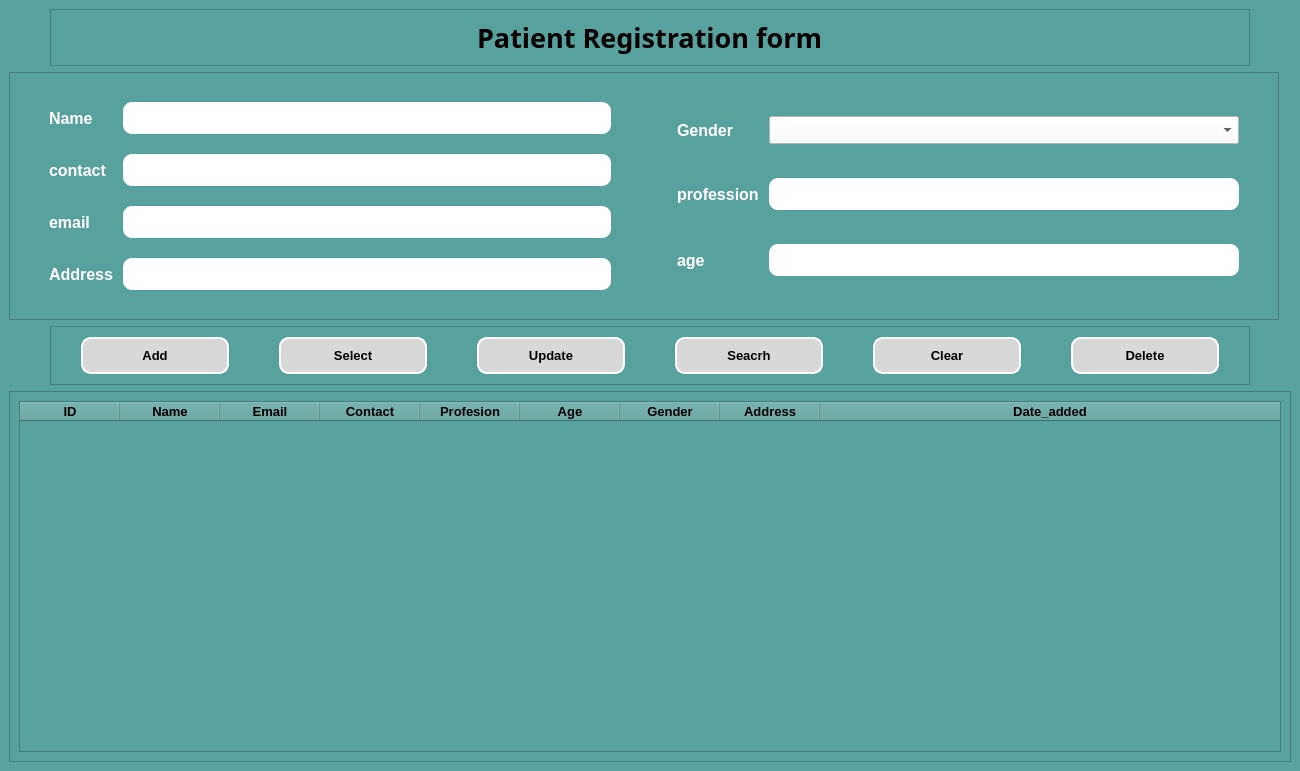
<?xml version="1.0" encoding="UTF-8"?>
<ui version="4.0">
 <class>MainWindow</class>
 <widget class="QMainWindow" name="MainWindow">
  <property name="geometry">
   <rect>
    <x>0</x>
    <y>0</y>
    <width>1300</width>
    <height>771</height>
   </rect>
  </property>
  <property name="windowTitle">
   <string>MainWindow</string>
  </property>
  <property name="styleSheet">
   <string notr="true">background-color: rgb(195, 195, 195);</string>
  </property>
  <widget class="QWidget" name="centralwidget">
   <property name="styleSheet">
    <string notr="true">background-color: rgb(88, 162, 157);</string>
   </property>
   <layout class="QVBoxLayout" name="verticalLayout_2">
    <item alignment="Qt::AlignHCenter">
     <widget class="QFrame" name="frame">
      <property name="minimumSize">
       <size>
        <width>1200</width>
        <height>0</height>
       </size>
      </property>
      <property name="maximumSize">
       <size>
        <width>1300</width>
        <height>16777215</height>
       </size>
      </property>
      <property name="frameShape">
       <enum>QFrame::StyledPanel</enum>
      </property>
      <property name="frameShadow">
       <enum>QFrame::Raised</enum>
      </property>
      <layout class="QVBoxLayout" name="verticalLayout">
       <item alignment="Qt::AlignHCenter">
        <widget class="QLabel" name="label_8">
         <property name="font">
          <font>
           <family>Script MT Bold</family>
           <pointsize>20</pointsize>
           <bold>true</bold>
          </font>
         </property>
         <property name="text">
          <string>Patient Registration form</string>
         </property>
        </widget>
       </item>
      </layout>
     </widget>
    </item>
    <item>
     <widget class="QFrame" name="frame_2">
      <property name="minimumSize">
       <size>
        <width>1270</width>
        <height>0</height>
       </size>
      </property>
      <property name="maximumSize">
       <size>
        <width>1000</width>
        <height>16777215</height>
       </size>
      </property>
      <property name="styleSheet">
       <string notr="true">QLineEdit{
background-color: rgb(255, 255, 255);
border-radius: 9px;
padding: 8px;
color: black;
}

QLabel{
	color: rgb(255, 255, 255);
font-size: 16px;
}
QComboBox{
	background-color: rgb(255, 255, 255);
padding: 5px;
color: black;
}</string>
      </property>
      <property name="frameShape">
       <enum>QFrame::StyledPanel</enum>
      </property>
      <property name="frameShadow">
       <enum>QFrame::Raised</enum>
      </property>
      <layout class="QHBoxLayout" name="horizontalLayout">
       <item>
        <layout class="QGridLayout" name="gridLayout_3">
         <item row="0" column="0">
          <layout class="QGridLayout" name="gridLayout">
           <property name="leftMargin">
            <number>30</number>
           </property>
           <property name="topMargin">
            <number>20</number>
           </property>
           <property name="rightMargin">
            <number>30</number>
           </property>
           <property name="bottomMargin">
            <number>20</number>
           </property>
           <property name="horizontalSpacing">
            <number>10</number>
           </property>
           <property name="verticalSpacing">
            <number>20</number>
           </property>
           <item row="3" column="0">
            <widget class="QLabel" name="label">
             <property name="font">
              <font>
               <pointsize>-1</pointsize>
               <bold>true</bold>
              </font>
             </property>
             <property name="text">
              <string>Address</string>
             </property>
            </widget>
           </item>
           <item row="2" column="1">
            <widget class="QLineEdit" name="lineEdit_3"/>
           </item>
           <item row="1" column="1">
            <widget class="QLineEdit" name="lineEdit_2"/>
           </item>
           <item row="0" column="1">
            <widget class="QLineEdit" name="lineEdit"/>
           </item>
           <item row="0" column="0">
            <widget class="QLabel" name="label_2">
             <property name="font">
              <font>
               <pointsize>-1</pointsize>
               <bold>true</bold>
              </font>
             </property>
             <property name="text">
              <string>Name</string>
             </property>
            </widget>
           </item>
           <item row="2" column="0">
            <widget class="QLabel" name="label_4">
             <property name="font">
              <font>
               <pointsize>-1</pointsize>
               <bold>true</bold>
              </font>
             </property>
             <property name="text">
              <string>email</string>
             </property>
            </widget>
           </item>
           <item row="1" column="0">
            <widget class="QLabel" name="label_3">
             <property name="font">
              <font>
               <pointsize>-1</pointsize>
               <bold>true</bold>
              </font>
             </property>
             <property name="text">
              <string>contact</string>
             </property>
            </widget>
           </item>
           <item row="3" column="1">
            <widget class="QLineEdit" name="lineEdit_6"/>
           </item>
          </layout>
         </item>
         <item row="0" column="1">
          <layout class="QGridLayout" name="gridLayout_2">
           <property name="leftMargin">
            <number>30</number>
           </property>
           <property name="topMargin">
            <number>20</number>
           </property>
           <property name="rightMargin">
            <number>30</number>
           </property>
           <property name="bottomMargin">
            <number>20</number>
           </property>
           <property name="horizontalSpacing">
            <number>10</number>
           </property>
           <property name="verticalSpacing">
            <number>20</number>
           </property>
           <item row="0" column="0">
            <widget class="QLabel" name="label_5">
             <property name="font">
              <font>
               <pointsize>-1</pointsize>
               <bold>true</bold>
              </font>
             </property>
             <property name="text">
              <string>Gender</string>
             </property>
            </widget>
           </item>
           <item row="0" column="1">
            <widget class="QComboBox" name="comboBox"/>
           </item>
           <item row="1" column="0">
            <widget class="QLabel" name="label_6">
             <property name="font">
              <font>
               <pointsize>-1</pointsize>
               <bold>true</bold>
              </font>
             </property>
             <property name="text">
              <string>profession</string>
             </property>
            </widget>
           </item>
           <item row="1" column="1">
            <widget class="QLineEdit" name="lineEdit_5"/>
           </item>
           <item row="2" column="0">
            <widget class="QLabel" name="label_7">
             <property name="font">
              <font>
               <pointsize>-1</pointsize>
               <bold>true</bold>
              </font>
             </property>
             <property name="text">
              <string>age</string>
             </property>
            </widget>
           </item>
           <item row="2" column="1">
            <widget class="QLineEdit" name="lineEdit_4"/>
           </item>
          </layout>
         </item>
        </layout>
       </item>
      </layout>
     </widget>
    </item>
    <item alignment="Qt::AlignHCenter">
     <widget class="QFrame" name="frame_3">
      <property name="minimumSize">
       <size>
        <width>1200</width>
        <height>0</height>
       </size>
      </property>
      <property name="maximumSize">
       <size>
        <width>1200</width>
        <height>16777215</height>
       </size>
      </property>
      <property name="styleSheet">
       <string notr="true">QPushButton{
padding: 9px;
width: 100px;
border-radius: 10px;
border: 2px solid white;	
background-color: rgb(216, 216, 216);
color: black;
}

</string>
      </property>
      <property name="frameShape">
       <enum>QFrame::StyledPanel</enum>
      </property>
      <property name="frameShadow">
       <enum>QFrame::Raised</enum>
      </property>
      <layout class="QHBoxLayout" name="horizontalLayout_2">
       <property name="spacing">
        <number>50</number>
       </property>
       <property name="leftMargin">
        <number>30</number>
       </property>
       <property name="topMargin">
        <number>10</number>
       </property>
       <property name="rightMargin">
        <number>30</number>
       </property>
       <property name="bottomMargin">
        <number>10</number>
       </property>
       <item>
        <widget class="QPushButton" name="pushButton">
         <property name="font">
          <font>
           <pointsize>10</pointsize>
           <bold>true</bold>
          </font>
         </property>
         <property name="text">
          <string>Add</string>
         </property>
         <property name="icon">
          <iconset resource="../static.qrc">
           <normaloff>:/logo/images/add_user_male_24px.png</normaloff>:/logo/images/add_user_male_24px.png</iconset>
         </property>
         <property name="iconSize">
          <size>
           <width>28</width>
           <height>28</height>
          </size>
         </property>
        </widget>
       </item>
       <item>
        <widget class="QPushButton" name="pushButton_2">
         <property name="font">
          <font>
           <pointsize>10</pointsize>
           <bold>true</bold>
          </font>
         </property>
         <property name="text">
          <string>Select</string>
         </property>
         <property name="icon">
          <iconset resource="../static.qrc">
           <normaloff>:/logo/images/checked_checkbox_filled_50px.png</normaloff>:/logo/images/checked_checkbox_filled_50px.png</iconset>
         </property>
         <property name="iconSize">
          <size>
           <width>28</width>
           <height>28</height>
          </size>
         </property>
        </widget>
       </item>
       <item>
        <widget class="QPushButton" name="pushButton_3">
         <property name="font">
          <font>
           <pointsize>10</pointsize>
           <bold>true</bold>
          </font>
         </property>
         <property name="text">
          <string>Update</string>
         </property>
         <property name="icon">
          <iconset resource="../static.qrc">
           <normaloff>:/logo/images/update_left_rotation_64px.png</normaloff>:/logo/images/update_left_rotation_64px.png</iconset>
         </property>
         <property name="iconSize">
          <size>
           <width>28</width>
           <height>28</height>
          </size>
         </property>
        </widget>
       </item>
       <item>
        <widget class="QPushButton" name="pushButton_4">
         <property name="font">
          <font>
           <pointsize>10</pointsize>
           <bold>true</bold>
          </font>
         </property>
         <property name="text">
          <string>Seacrh</string>
         </property>
         <property name="icon">
          <iconset resource="../static.qrc">
           <normaloff>:/logo/images/search_24px.png</normaloff>:/logo/images/search_24px.png</iconset>
         </property>
         <property name="iconSize">
          <size>
           <width>28</width>
           <height>28</height>
          </size>
         </property>
        </widget>
       </item>
       <item>
        <widget class="QPushButton" name="pushButton_5">
         <property name="font">
          <font>
           <pointsize>10</pointsize>
           <bold>true</bold>
          </font>
         </property>
         <property name="text">
          <string>Clear</string>
         </property>
         <property name="icon">
          <iconset resource="../static.qrc">
           <normaloff>:/logo/images/clear_symbol_100px.png</normaloff>:/logo/images/clear_symbol_100px.png</iconset>
         </property>
         <property name="iconSize">
          <size>
           <width>28</width>
           <height>28</height>
          </size>
         </property>
        </widget>
       </item>
       <item>
        <widget class="QPushButton" name="pushButton_6">
         <property name="font">
          <font>
           <pointsize>10</pointsize>
           <bold>true</bold>
          </font>
         </property>
         <property name="text">
          <string>Delete</string>
         </property>
         <property name="icon">
          <iconset resource="../static.qrc">
           <normaloff>:/logo/images/delete_24px.png</normaloff>:/logo/images/delete_24px.png</iconset>
         </property>
         <property name="iconSize">
          <size>
           <width>28</width>
           <height>28</height>
          </size>
         </property>
        </widget>
       </item>
      </layout>
     </widget>
    </item>
    <item>
     <widget class="QFrame" name="frame_4">
      <property name="minimumSize">
       <size>
        <width>1200</width>
        <height>0</height>
       </size>
      </property>
      <property name="frameShape">
       <enum>QFrame::StyledPanel</enum>
      </property>
      <property name="frameShadow">
       <enum>QFrame::Raised</enum>
      </property>
      <layout class="QGridLayout" name="gridLayout_4">
       <item row="0" column="0">
        <widget class="QTableWidget" name="tableWidget">
         <attribute name="horizontalHeaderStretchLastSection">
          <bool>true</bool>
         </attribute>
         <column>
          <property name="text">
           <string>ID</string>
          </property>
          <property name="font">
           <font>
            <pointsize>10</pointsize>
            <bold>true</bold>
           </font>
          </property>
         </column>
         <column>
          <property name="text">
           <string>Name</string>
          </property>
          <property name="font">
           <font>
            <pointsize>10</pointsize>
            <bold>true</bold>
           </font>
          </property>
         </column>
         <column>
          <property name="text">
           <string>Email</string>
          </property>
          <property name="font">
           <font>
            <pointsize>10</pointsize>
            <bold>true</bold>
           </font>
          </property>
         </column>
         <column>
          <property name="text">
           <string>Contact</string>
          </property>
          <property name="font">
           <font>
            <pointsize>10</pointsize>
            <bold>true</bold>
           </font>
          </property>
         </column>
         <column>
          <property name="text">
           <string>Profesion</string>
          </property>
          <property name="font">
           <font>
            <pointsize>10</pointsize>
            <bold>true</bold>
           </font>
          </property>
         </column>
         <column>
          <property name="text">
           <string>Age</string>
          </property>
          <property name="font">
           <font>
            <pointsize>10</pointsize>
            <bold>true</bold>
           </font>
          </property>
         </column>
         <column>
          <property name="text">
           <string>Gender</string>
          </property>
          <property name="font">
           <font>
            <pointsize>10</pointsize>
            <bold>true</bold>
           </font>
          </property>
         </column>
         <column>
          <property name="text">
           <string>Address</string>
          </property>
          <property name="font">
           <font>
            <pointsize>10</pointsize>
            <bold>true</bold>
           </font>
          </property>
         </column>
         <column>
          <property name="text">
           <string>Date_added</string>
          </property>
          <property name="font">
           <font>
            <pointsize>10</pointsize>
            <bold>true</bold>
           </font>
          </property>
         </column>
        </widget>
       </item>
      </layout>
     </widget>
    </item>
   </layout>
  </widget>
 </widget>
 <resources>
  <include location="../static.qrc"/>
 </resources>
 <connections/>
</ui>
